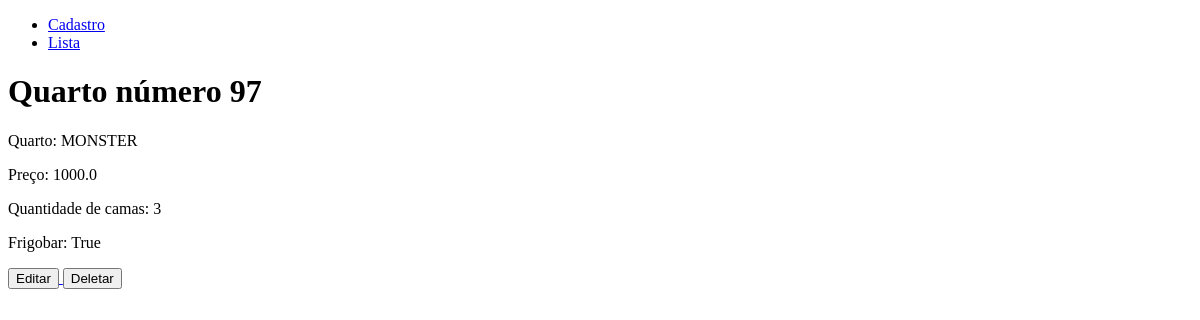
Before: /detalhes/2/ with the older database file.
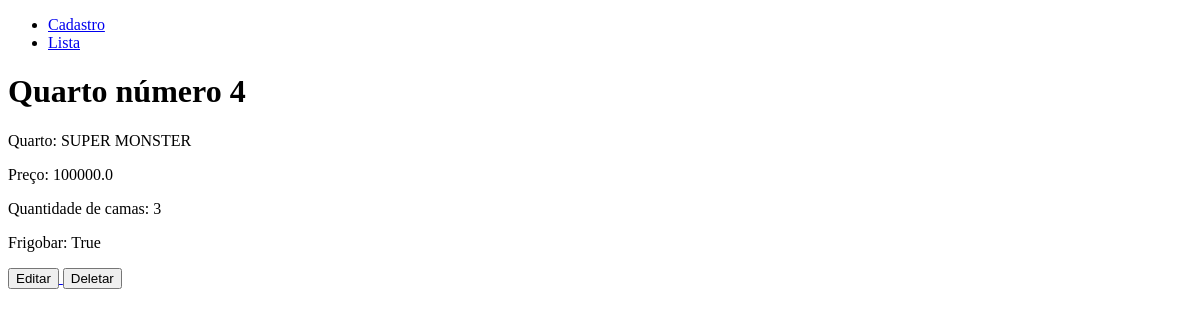
After: the same page with the newer database file.
### hotel/models.py (models this page shows, shortened)
class Quarto(models.Model):
  quarto_id = models.AutoField(primary_key=True)
  nome      = models.CharField(blank=False, null=False, max_length=30)
  numero    = models.IntegerField(blank=False, null=False)
  preco     = models.FloatField(blank=False, null=False)
  camas     = models.IntegerField(blank=False, null=False)
  frigobar  = models.BooleanField(default=False, blank=False, null=False)

### hotel/views.py (the view)
# urls.py: path('detalhes/<int:quarto_id>/', views.detalhes_quarto, name='detalhes_quarto'),
def detalhes_quarto(request, quarto_id):
  quarto = get_object_or_404(Quarto, pk=quarto_id)
  return render(request, 'detalhes_quarto.html', {'quarto': quarto})

### hotel/templates/detalhes_quarto.html (shortened to what this page needs)
{% extends 'base.html' %}
{% block content %}
<h1>Quarto número {{ quarto.numero }}</h1>
<p>Quarto: {{ quarto.nome }}</p>
<p>Preço: {{ quarto.preco}}</p>
<p>Quantidade de camas: {{ quarto.camas }}</p>
<p>Frigobar: {{ quarto.frigobar }}</p>
<a href="{% url 'edita_quarto' quarto_id=quarto.quarto_id %}">
<input type="button" value="Editar"/>
</a>
<a href="{% url 'exclui_quarto' quarto_id=quarto.quarto_id %}">
<input type="button" value="Deletar"/>
</a>
{% endblock %}

Changed rows visible on the page:
changed Quarto "True": numero "97" → "4"; nome "MONSTER" → "SUPER MONSTER"; preco "1000.0" → "100000.0"
